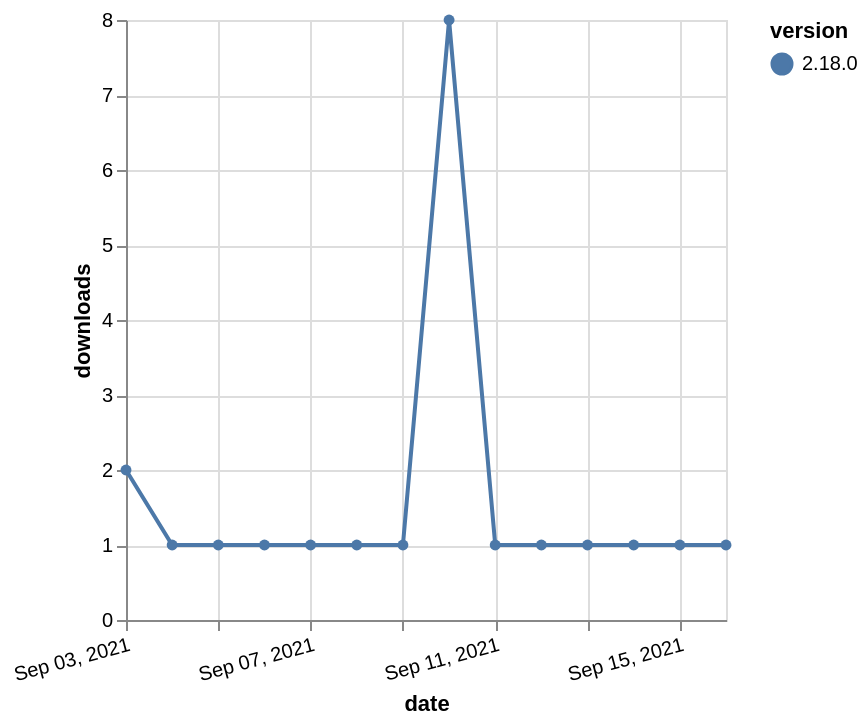

Write the Vega-Lite specification saved for this chart.
### Vega-Lite specification from a JSON file in a GitHub repository (floating-point values rounded to 4 significant figures)
{"$schema": "https://vega.github.io/schema/vega-lite/v5.json", "description": "A simple bar chart with embedded data.", "data": {"values": [{"date": "2021-09-03", "total": 487, "delta": 2, "version": "2.18.0"}, {"date": "2021-09-04", "total": 488, "delta": 1, "version": "2.18.0"}, {"date": "2021-09-05", "total": 489, "delta": 1, "version": "2.18.0"}, {"date": "2021-09-06", "total": 490, "delta": 1, "version": "2.18.0"}, {"date": "2021-09-07", "total": 491, "delta": 1, "version": "2.18.0"}, {"date": "2021-09-08", "total": 492, "delta": 1, "version": "2.18.0"}, {"date": "2021-09-09", "total": 493, "delta": 1, "version": "2.18.0"}, {"date": "2021-09-10", "total": 501, "delta": 8, "version": "2.18.0"}, {"date": "2021-09-11", "total": 502, "delta": 1, "version": "2.18.0"}, {"date": "2021-09-12", "total": 503, "delta": 1, "version": "2.18.0"}, {"date": "2021-09-13", "total": 504, "delta": 1, "version": "2.18.0"}, {"date": "2021-09-14", "total": 505, "delta": 1, "version": "2.18.0"}, {"date": "2021-09-15", "total": 506, "delta": 1, "version": "2.18.0"}, {"date": "2021-09-16", "total": 507, "delta": 1, "version": "2.18.0"}]}, "width": "container", "mark": {"type": "line", "point": {"filled": true}}, "encoding": {"x": {"field": "date", "type": "temporal", "timeUnit": "yearmonthdate", "title": "date", "axis": {"labelAngle": -15}}, "y": {"field": "delta", "type": "quantitative", "title": "downloads"}, "color": {"field": "version", "type": "nominal"}, "tooltip": {"field": "delta"}}}
